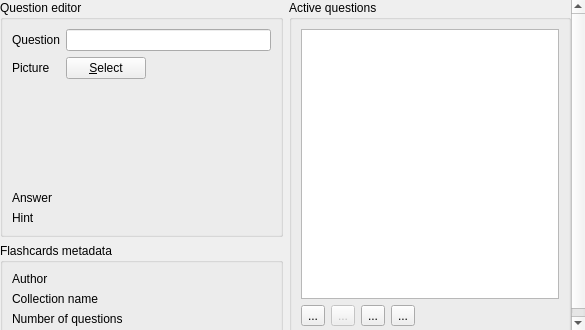
<?xml version="1.0" encoding="UTF-8"?>
<ui version="4.0">
 <class>FlashCardEditor</class>
 <widget class="QWidget" name="FlashCardEditor">
  <property name="geometry">
   <rect>
    <x>0</x>
    <y>0</y>
    <width>585</width>
    <height>330</height>
   </rect>
  </property>
  <property name="windowTitle">
   <string>Form</string>
  </property>
  <layout class="QHBoxLayout" name="horizontalLayout">
   <property name="leftMargin">
    <number>0</number>
   </property>
   <property name="topMargin">
    <number>0</number>
   </property>
   <property name="rightMargin">
    <number>0</number>
   </property>
   <property name="bottomMargin">
    <number>0</number>
   </property>
   <item>
    <widget class="QScrollArea" name="scrollArea">
     <property name="frameShape">
      <enum>QFrame::NoFrame</enum>
     </property>
     <property name="widgetResizable">
      <bool>true</bool>
     </property>
     <widget class="QWidget" name="scrollAreaWidgetContents">
      <property name="geometry">
       <rect>
        <x>0</x>
        <y>0</y>
        <width>585</width>
        <height>330</height>
       </rect>
      </property>
      <layout class="QGridLayout" name="gridLayout">
       <property name="leftMargin">
        <number>0</number>
       </property>
       <property name="topMargin">
        <number>0</number>
       </property>
       <property name="rightMargin">
        <number>0</number>
       </property>
       <property name="bottomMargin">
        <number>0</number>
       </property>
       <item row="0" column="0">
        <widget class="QGroupBox" name="m_groupQuestionEditor">
         <property name="title">
          <string>Question editor</string>
         </property>
         <layout class="QFormLayout" name="formLayout">
          <property name="fieldGrowthPolicy">
           <enum>QFormLayout::AllNonFixedFieldsGrow</enum>
          </property>
          <item row="0" column="0">
           <widget class="QLabel" name="label">
            <property name="text">
             <string>Question</string>
            </property>
           </widget>
          </item>
          <item row="1" column="0">
           <widget class="QLabel" name="label_5">
            <property name="text">
             <string>Picture</string>
            </property>
           </widget>
          </item>
          <item row="1" column="1">
           <layout class="QHBoxLayout" name="horizontalLayout_12">
            <item>
             <widget class="QPushButton" name="m_btnPictureSelect">
              <property name="text">
               <string>&amp;Select</string>
              </property>
             </widget>
            </item>
            <item>
             <widget class="LabelWithStatus" name="m_lblPictureFile" native="true">
              <property name="sizePolicy">
               <sizepolicy hsizetype="Expanding" vsizetype="Preferred">
                <horstretch>0</horstretch>
                <verstretch>0</verstretch>
               </sizepolicy>
              </property>
              <property name="layoutDirection">
               <enum>Qt::RightToLeft</enum>
              </property>
             </widget>
            </item>
           </layout>
          </item>
          <item row="2" column="1">
           <widget class="QLabel" name="m_lblPictureView">
            <property name="sizePolicy">
             <sizepolicy hsizetype="Expanding" vsizetype="Expanding">
              <horstretch>0</horstretch>
              <verstretch>1</verstretch>
             </sizepolicy>
            </property>
            <property name="minimumSize">
             <size>
              <width>0</width>
              <height>100</height>
             </size>
            </property>
            <property name="frameShape">
             <enum>QFrame::NoFrame</enum>
            </property>
            <property name="text">
             <string/>
            </property>
            <property name="alignment">
             <set>Qt::AlignHCenter|Qt::AlignTop</set>
            </property>
           </widget>
          </item>
          <item row="3" column="0">
           <widget class="QLabel" name="label_2">
            <property name="text">
             <string>Answer</string>
            </property>
           </widget>
          </item>
          <item row="3" column="1">
           <widget class="LineEditWithStatus" name="m_txtAnswer" native="true"/>
          </item>
          <item row="4" column="0">
           <widget class="QLabel" name="label_7">
            <property name="text">
             <string>Hint</string>
            </property>
           </widget>
          </item>
          <item row="4" column="1">
           <widget class="LineEditWithStatus" name="m_txtHint" native="true"/>
          </item>
          <item row="0" column="1">
           <widget class="QLineEdit" name="m_txtQuestion"/>
          </item>
         </layout>
        </widget>
       </item>
       <item row="0" column="1" rowspan="2">
        <widget class="QGroupBox" name="groupBox_2">
         <property name="title">
          <string>Active questions</string>
         </property>
         <layout class="QGridLayout" name="gridLayout_2">
          <item row="1" column="0">
           <widget class="PlainToolButton" name="m_btnQuestionAdd">
            <property name="toolTip">
             <string>Add new question.</string>
            </property>
            <property name="text">
             <string>...</string>
            </property>
            <property name="iconSize">
             <size>
              <width>24</width>
              <height>24</height>
             </size>
            </property>
           </widget>
          </item>
          <item row="1" column="3">
           <widget class="PlainToolButton" name="m_btnQuestionDown">
            <property name="toolTip">
             <string>Move question down.</string>
            </property>
            <property name="text">
             <string>...</string>
            </property>
            <property name="iconSize">
             <size>
              <width>24</width>
              <height>24</height>
             </size>
            </property>
           </widget>
          </item>
          <item row="1" column="1">
           <widget class="PlainToolButton" name="m_btnQuestionRemove">
            <property name="enabled">
             <bool>false</bool>
            </property>
            <property name="toolTip">
             <string>Remove selected question.</string>
            </property>
            <property name="text">
             <string>...</string>
            </property>
            <property name="iconSize">
             <size>
              <width>24</width>
              <height>24</height>
             </size>
            </property>
           </widget>
          </item>
          <item row="1" column="2">
           <widget class="PlainToolButton" name="m_btnQuestionUp">
            <property name="toolTip">
             <string>Move question up.</string>
            </property>
            <property name="text">
             <string>...</string>
            </property>
            <property name="iconSize">
             <size>
              <width>24</width>
              <height>24</height>
             </size>
            </property>
           </widget>
          </item>
          <item row="1" column="4">
           <spacer name="horizontalSpacer">
            <property name="orientation">
             <enum>Qt::Horizontal</enum>
            </property>
            <property name="sizeHint" stdset="0">
             <size>
              <width>40</width>
              <height>20</height>
             </size>
            </property>
           </spacer>
          </item>
          <item row="0" column="0" colspan="5">
           <widget class="QListWidget" name="m_listQuestions">
            <property name="sizePolicy">
             <sizepolicy hsizetype="Expanding" vsizetype="Expanding">
              <horstretch>1</horstretch>
              <verstretch>0</verstretch>
             </sizepolicy>
            </property>
            <property name="toolTip">
             <string>This list contains already added questions.</string>
            </property>
           </widget>
          </item>
         </layout>
        </widget>
       </item>
       <item row="1" column="0">
        <widget class="QGroupBox" name="groupBox_3">
         <property name="title">
          <string>Flashcards metadata</string>
         </property>
         <layout class="QFormLayout" name="formLayout_2">
          <property name="fieldGrowthPolicy">
           <enum>QFormLayout::AllNonFixedFieldsGrow</enum>
          </property>
          <item row="0" column="0">
           <widget class="QLabel" name="label_3">
            <property name="text">
             <string>Author</string>
            </property>
           </widget>
          </item>
          <item row="0" column="1">
           <widget class="LineEditWithStatus" name="m_txtAuthor" native="true"/>
          </item>
          <item row="1" column="0">
           <widget class="QLabel" name="label_4">
            <property name="text">
             <string>Collection name</string>
            </property>
           </widget>
          </item>
          <item row="1" column="1">
           <widget class="LineEditWithStatus" name="m_txtName" native="true"/>
          </item>
          <item row="2" column="0">
           <widget class="QLabel" name="label_6">
            <property name="text">
             <string>Number of questions</string>
            </property>
           </widget>
          </item>
          <item row="2" column="1">
           <widget class="LineEditWithStatus" name="m_txtNumberOfQuestions" native="true"/>
          </item>
         </layout>
        </widget>
       </item>
      </layout>
     </widget>
    </widget>
   </item>
  </layout>
 </widget>
 <customwidgets>
  <customwidget>
   <class>PlainToolButton</class>
   <extends>QToolButton</extends>
   <header>plaintoolbutton.h</header>
  </customwidget>
  <customwidget>
   <class>LineEditWithStatus</class>
   <extends>QWidget</extends>
   <header>lineeditwithstatus.h</header>
   <container>1</container>
  </customwidget>
  <customwidget>
   <class>LabelWithStatus</class>
   <extends>QWidget</extends>
   <header>labelwithstatus.h</header>
   <container>1</container>
  </customwidget>
 </customwidgets>
 <resources/>
 <connections/>
</ui>
